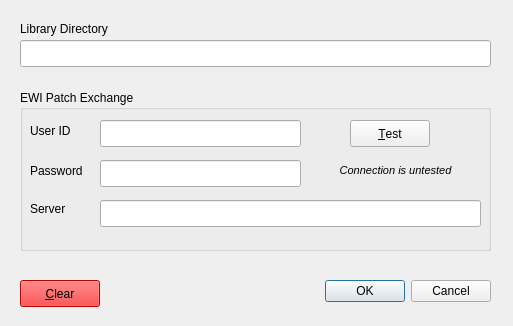
<ui version="4.0" >
 <class>settings_Dialog</class>
 <widget class="QDialog" name="settings_Dialog" >
  <property name="geometry" >
   <rect>
    <x>0</x>
    <y>0</y>
    <width>513</width>
    <height>326</height>
   </rect>
  </property>
  <property name="windowTitle" >
   <string>EWItool - Settings</string>
  </property>
  <widget class="QDialogButtonBox" name="buttonBox" >
   <property name="geometry" >
    <rect>
     <x>150</x>
     <y>271</y>
     <width>341</width>
     <height>41</height>
    </rect>
   </property>
   <property name="orientation" >
    <enum>Qt::Horizontal</enum>
   </property>
   <property name="standardButtons" >
    <set>QDialogButtonBox::Cancel|QDialogButtonBox::NoButton|QDialogButtonBox::Ok</set>
   </property>
  </widget>
  <widget class="QPushButton" name="clear_pushButton" >
   <property name="geometry" >
    <rect>
     <x>20</x>
     <y>280</y>
     <width>80</width>
     <height>27</height>
    </rect>
   </property>
   <property name="palette" >
    <palette>
     <active>
      <colorrole role="Button" >
       <brush brushstyle="SolidPattern" >
        <color alpha="255" >
         <red>255</red>
         <green>0</green>
         <blue>0</blue>
        </color>
       </brush>
      </colorrole>
      <colorrole role="Base" >
       <brush brushstyle="SolidPattern" >
        <color alpha="255" >
         <red>255</red>
         <green>255</green>
         <blue>255</blue>
        </color>
       </brush>
      </colorrole>
      <colorrole role="Window" >
       <brush brushstyle="SolidPattern" >
        <color alpha="255" >
         <red>255</red>
         <green>0</green>
         <blue>0</blue>
        </color>
       </brush>
      </colorrole>
     </active>
     <inactive>
      <colorrole role="Button" >
       <brush brushstyle="SolidPattern" >
        <color alpha="255" >
         <red>255</red>
         <green>0</green>
         <blue>0</blue>
        </color>
       </brush>
      </colorrole>
      <colorrole role="Base" >
       <brush brushstyle="SolidPattern" >
        <color alpha="255" >
         <red>255</red>
         <green>255</green>
         <blue>255</blue>
        </color>
       </brush>
      </colorrole>
      <colorrole role="Window" >
       <brush brushstyle="SolidPattern" >
        <color alpha="255" >
         <red>255</red>
         <green>0</green>
         <blue>0</blue>
        </color>
       </brush>
      </colorrole>
     </inactive>
     <disabled>
      <colorrole role="Button" >
       <brush brushstyle="SolidPattern" >
        <color alpha="255" >
         <red>255</red>
         <green>0</green>
         <blue>0</blue>
        </color>
       </brush>
      </colorrole>
      <colorrole role="Base" >
       <brush brushstyle="SolidPattern" >
        <color alpha="255" >
         <red>255</red>
         <green>0</green>
         <blue>0</blue>
        </color>
       </brush>
      </colorrole>
      <colorrole role="Window" >
       <brush brushstyle="SolidPattern" >
        <color alpha="255" >
         <red>255</red>
         <green>0</green>
         <blue>0</blue>
        </color>
       </brush>
      </colorrole>
     </disabled>
    </palette>
   </property>
   <property name="text" >
    <string>&amp;Clear</string>
   </property>
  </widget>
  <widget class="QLineEdit" name="libraryLocation_lineEdit" >
   <property name="geometry" >
    <rect>
     <x>20</x>
     <y>40</y>
     <width>471</width>
     <height>27</height>
    </rect>
   </property>
  </widget>
  <widget class="QLabel" name="label" >
   <property name="geometry" >
    <rect>
     <x>20</x>
     <y>20</y>
     <width>111</width>
     <height>18</height>
    </rect>
   </property>
   <property name="text" >
    <string>Library Directory</string>
   </property>
  </widget>
  <widget class="QGroupBox" name="groupBox" >
   <property name="geometry" >
    <rect>
     <x>20</x>
     <y>90</y>
     <width>471</width>
     <height>161</height>
    </rect>
   </property>
   <property name="title" >
    <string>EWI Patch Exchange</string>
   </property>
   <widget class="QLabel" name="label_2" >
    <property name="geometry" >
     <rect>
      <x>10</x>
      <y>30</y>
      <width>57</width>
      <height>21</height>
     </rect>
    </property>
    <property name="text" >
     <string>User ID</string>
    </property>
   </widget>
   <widget class="QLabel" name="label_3" >
    <property name="geometry" >
     <rect>
      <x>10</x>
      <y>70</y>
      <width>71</width>
      <height>21</height>
     </rect>
    </property>
    <property name="text" >
     <string>Password</string>
    </property>
   </widget>
   <widget class="QLineEdit" name="pxUserID_lineEdit" >
    <property name="geometry" >
     <rect>
      <x>80</x>
      <y>30</y>
      <width>201</width>
      <height>27</height>
     </rect>
    </property>
    <property name="maxLength" >
     <number>32</number>
    </property>
   </widget>
   <widget class="QLineEdit" name="pxPasswrd_lineEdit" >
    <property name="geometry" >
     <rect>
      <x>80</x>
      <y>70</y>
      <width>201</width>
      <height>27</height>
     </rect>
    </property>
   </widget>
   <widget class="QLabel" name="label_4" >
    <property name="geometry" >
     <rect>
      <x>10</x>
      <y>110</y>
      <width>57</width>
      <height>18</height>
     </rect>
    </property>
    <property name="text" >
     <string>Server</string>
    </property>
   </widget>
   <widget class="QLineEdit" name="pxServer_lineEdit" >
    <property name="geometry" >
     <rect>
      <x>80</x>
      <y>110</y>
      <width>381</width>
      <height>27</height>
     </rect>
    </property>
   </widget>
   <widget class="QPushButton" name="test_pushButton" >
    <property name="geometry" >
     <rect>
      <x>330</x>
      <y>30</y>
      <width>80</width>
      <height>27</height>
     </rect>
    </property>
    <property name="text" >
     <string>&amp;Test</string>
    </property>
   </widget>
   <widget class="QLabel" name="pxTest_label" >
    <property name="geometry" >
     <rect>
      <x>290</x>
      <y>60</y>
      <width>171</width>
      <height>41</height>
     </rect>
    </property>
    <property name="font" >
     <font>
      <pointsize>8</pointsize>
      <italic>true</italic>
     </font>
    </property>
    <property name="text" >
     <string>Connection is untested</string>
    </property>
    <property name="alignment" >
     <set>Qt::AlignCenter</set>
    </property>
    <property name="wordWrap" >
     <bool>true</bool>
    </property>
   </widget>
  </widget>
 </widget>
 <resources/>
 <connections>
  <connection>
   <sender>buttonBox</sender>
   <signal>accepted()</signal>
   <receiver>settings_Dialog</receiver>
   <slot>accept()</slot>
   <hints>
    <hint type="sourcelabel" >
     <x>248</x>
     <y>254</y>
    </hint>
    <hint type="destinationlabel" >
     <x>157</x>
     <y>274</y>
    </hint>
   </hints>
  </connection>
  <connection>
   <sender>buttonBox</sender>
   <signal>rejected()</signal>
   <receiver>settings_Dialog</receiver>
   <slot>reject()</slot>
   <hints>
    <hint type="sourcelabel" >
     <x>316</x>
     <y>260</y>
    </hint>
    <hint type="destinationlabel" >
     <x>286</x>
     <y>274</y>
    </hint>
   </hints>
  </connection>
 </connections>
</ui>
